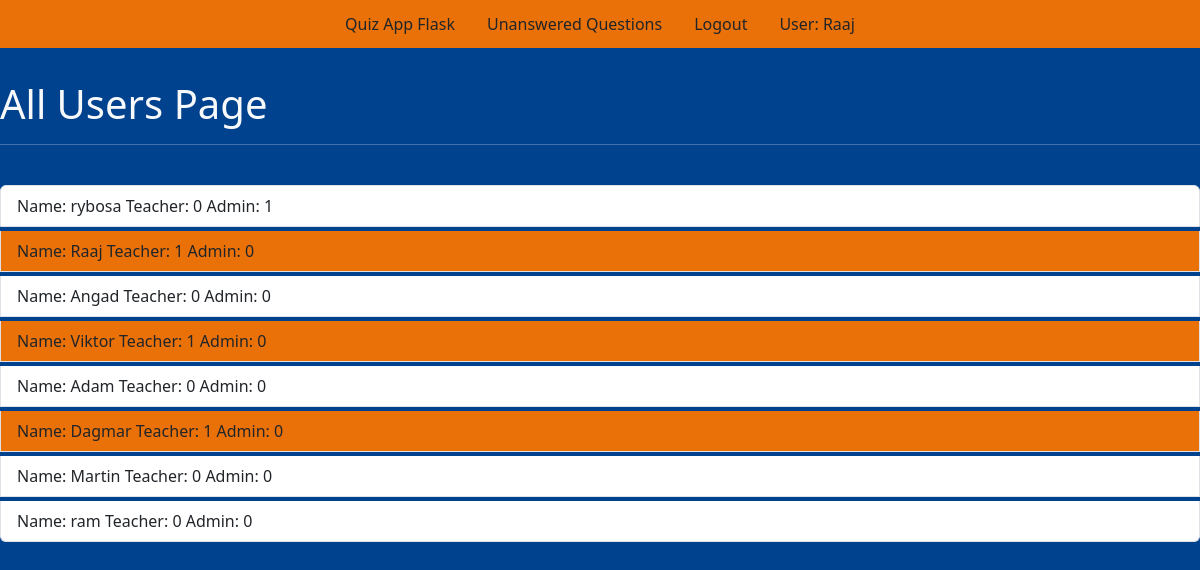
The app's page /allusers (signed in) with its own data.
### tables this page shows
CREATE TABLE users (id integer primary key autoincrement, name text not null, password text not null, teacher boolean not null, admin boolean not null);

### app.py (the view)
@app.route('/allusers', methods = ["POST", "GET"])
def allusers():
    user = get_current_user()
    db = getDatabase()
    user_cursor = db.execute("select * from users")
    allusers = user_cursor.fetchall()
    return render_template("allusers.html", user = user, allusers = allusers)

### app.py (called while the page is built)
@app.teardown_appcontext
def close_database(error):
    if hasattr(g, 'flaskapp_db'):
        g.flaskapp_db.close()

def get_current_user():
    user_result = None
    if 'user' in session:
        user = session['user']
        db = getDatabase()
        user_cursor = db.execute("select * from users where name = ?", [user])
        user_result = user_cursor.fetchone()
    return user_result

### database.py (called while the page is built)
def connect_to_database():
    sql = sqlite3.connect('C:/Users/ryto0/Desktop/flask-mat-main/flaskapp.db')
    sql.row_factory = sqlite3.Row
    return sql

def getDatabase():
    if not hasattr(g, "flaskapp_db"):
        g.flaskapp_db = connect_to_database()
    return g.flaskapp_db

### templates/allusers.html (shortened to what this page needs)
{% from "showlinks.html" import show_links %}
<!doctype html>
<html lang="cs">
<head>
    <link href="https://cdn.jsdelivr.net/npm/bootstrap@5.3.2/dist/css/bootstrap.min.css" rel="stylesheet">
    <link rel="stylesheet" type="text/css" href="{{ url_for('static', filename = 'home.css') }}">
</head>
<body>
    <div class="parent">
        <div class="header mb-2">
            {{ show_links(user) }}
        </div>
        <br class="questions_answered container text-light p-3">
        <h1 class="text-light">All Users Page</h1>
        <hr class="text-light" /><br/>
        <div class="list-group">
            {% if allusers %} {% for eachuser in allusers %}
            <a href="{{ url_for('promote', id = eachuser['id']) }}" class="list-group-item list-group-item-action mb-1 {% if eachuser['teacher'] == 1 %} linkcolor {% endif %}">
                    Name: {{ eachuser ['name']}}   Teacher: {{ eachuser['teacher'] }}   Admin: {{ eachuser['admin'] }}
                </a> {% endfor %} {% endif %}
        </div>
    </div>
</body>
</html>

### templates/showlinks.html (shortened to what this page needs)
{% macro show_links(user) %}
<ul class="nav justify-content-center p-1">
    <li class="nav-item">
        <a class="nav-link text-dark" aria-current="page" href="{{ url_for('index') }}">Quiz App Flask</a>
    </li>
     {% if user and user['teacher'] == 1 %}
    <li class="nav-item">
        <a class="nav-link text-dark" href="{{ url_for('unansweredquestions') }}">Unanswered Questions</a>
    </li>
    {% endif %}  {% if user %}
    <li class="nav-item">
        <a class="nav-link text-dark" href="{{ url_for('logout') }}">Logout</a>
    </li>
    {% endif %} {% if user %}
    <li class="nav-item">
        <a class="nav-link text-dark" href="#">User: {{ user['name'] }}</a>
    </li>
    {% endif %}
</ul>
{% endmacro %}

### static/home.css (style rules this page uses)
body { background-color: rgb(0, 66, 142); }
.header { background-color: rgb(234, 113, 8); }
.linkcolor { background-color: rgb(234, 113, 8); }

### records on screen
users: name "Raaj", teacher "1", admin "0"
users: name "rybosa", teacher "0", admin "1"
users: name "Angad", teacher "0", admin "0"
users: name "Viktor", teacher "1", admin "0"
users: name "Adam", teacher "0", admin "0"
users: name "Dagmar", teacher "1", admin "0"
users: name "Martin", teacher "0", admin "0"
users: name "ram", teacher "0", admin "0"
